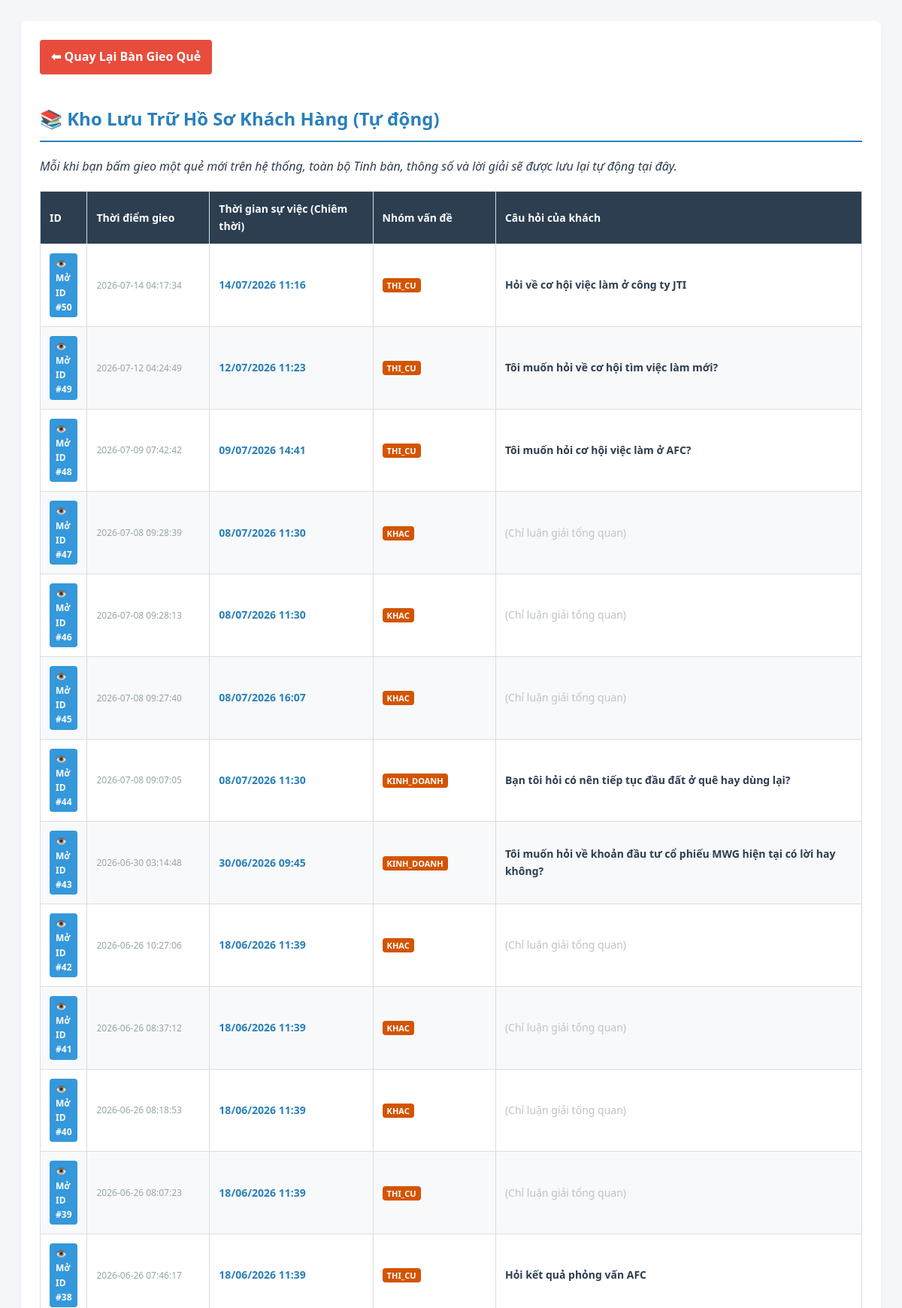
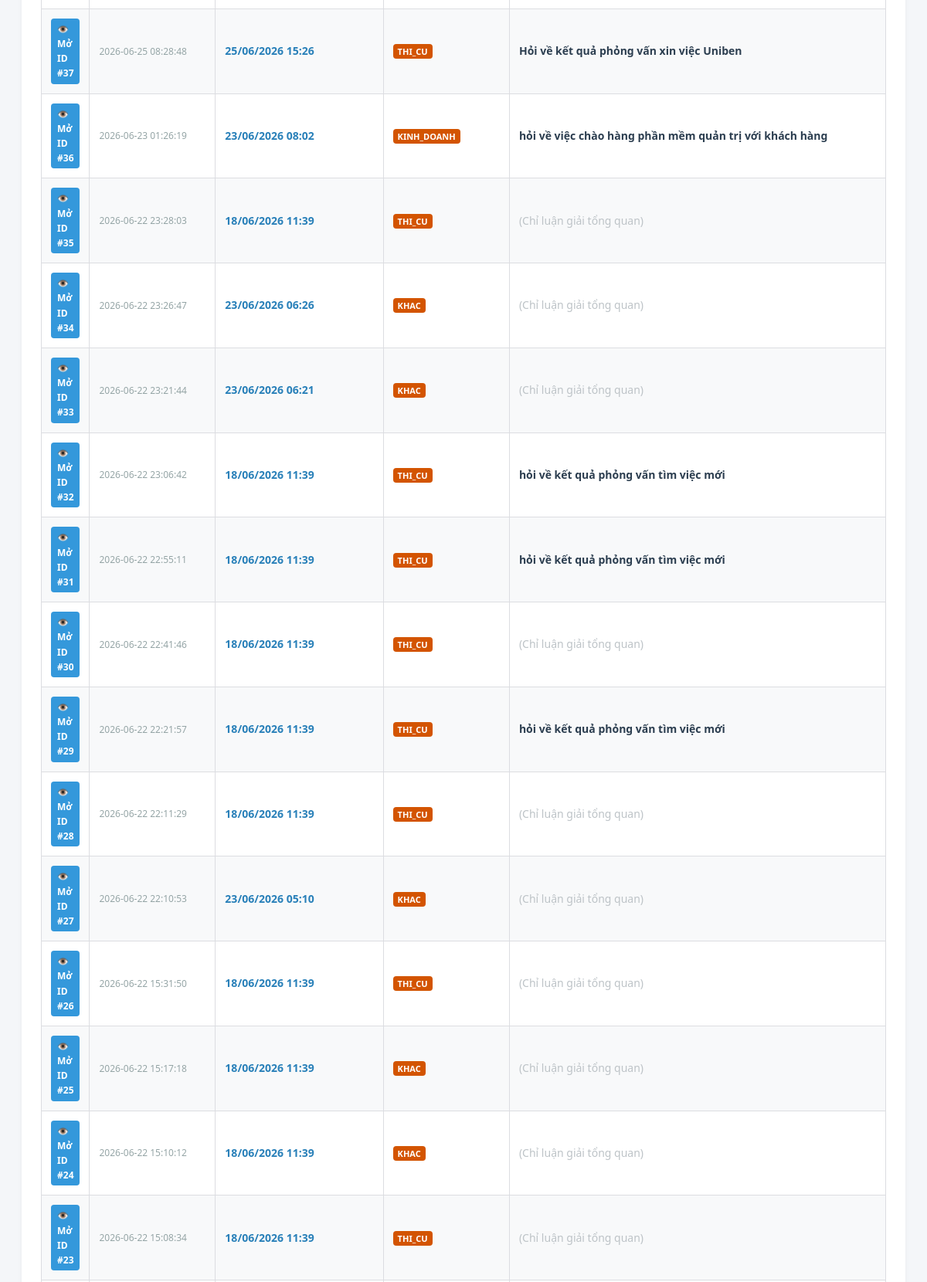
The app's page /history (upper part) with its own data (2 pictures, top to bottom).
### tables this page shows
CREATE TABLE history (
                id INTEGER PRIMARY KEY AUTOINCREMENT,
                tao_luc DATETIME DEFAULT CURRENT_TIMESTAMP,
                thoi_gian_que TEXT,
                cau_hoi TEXT,
                nhom_van_de TEXT,
                tinh_ban_json TEXT
            );

### app.py (the view)
@app.route('/history')
def history():
    try:
        with sqlite3.connect('lucnham_history.db') as conn:
            conn.row_factory = sqlite3.Row
            c = conn.cursor()
            c.execute('SELECT * FROM history ORDER BY id DESC')
            records = c.fetchall()
        return render_template('history.html', records=records)
    except Exception as e:
        return f"Lỗi truy xuất dữ liệu: {e}"

### templates/history.html (shortened to what this page needs)
<!DOCTYPE html>
<html lang="vi">
<head>
</head>
<body>
    <div class="container">
        <a href="/" class="btn-back">⬅ Quay Lại Bàn Gieo Quẻ</a>
        <h2>📚 Kho Lưu Trữ Hồ Sơ Khách Hàng (Tự động)</h2>
        <p><i>Mỗi khi bạn bấm gieo một quẻ mới trên hệ thống, toàn bộ Tinh bàn, thông số và lời giải sẽ được lưu lại tự động tại đây.</i></p>
        <table>
            <thead>
                <tr>
                    <th style="width: 5%;">ID</th>
                    <th style="width: 15%;">Thời điểm gieo</th>
                    <th style="width: 20%;">Thời gian sự việc (Chiêm thời)</th>
                    <th style="width: 15%;">Nhóm vấn đề</th>
                    <th style="width: 45%;">Câu hỏi của khách</th>
                </tr>
            </thead>
            <tbody>
                {% for r in records %}
                <tr>
                    <td>
                        <a href="/view/{{ r.id }}" style="display: inline-block; padding: 4px 8px; background: #3498db; color: white; border-radius: 4px; text-decoration: none; font-weight: bold; font-size: 12px; transition: 0.2s;" onmouseover="this.style.background='#2980b9'" onmouseout="this.style.background='#3498db'">
                            👁️ Mở ID #{{ r.id }}
                        </a>
                    </td>
                    <td style="font-size: 12px; color: #95a5a6;">{{ r.tao_luc }}</td>
                    <td style="font-weight: bold; color: #2980b9;">{{ r.thoi_gian_que }}</td>
                    <td><span class="tag-nhom">{{ r.nhom_van_de | upper }}</span></td>
                    <td style="font-weight: bold;">{{ r.cau_hoi if r.cau_hoi else '<span style="color:#bdc3c7; font-weight:normal;">(Chỉ luận giải tổng quan)</span>'|safe }}</td>
                </tr>
                {% else %}
                <tr>
                    <td colspan="5" style="text-align: center; padding: 30px; color: #7f8c8d;">Chưa có dữ liệu quẻ nào được lưu trữ. Hãy ra ngoài gieo một quẻ đầu tiên!</td>
                </tr>
                {% endfor %}
            </tbody>
        </table>
    </div>
</body>
</html>

### templates/history.html (style rules this page uses)
body { font-family: 'Segoe UI', Tahoma, Geneva, Verdana, sans-serif; background-color: #f4f6f9; color: #2c3e50; padding: 20px; line-height: 1.6; }
.container { max-width: 1100px; margin: 0 auto; background: white; padding: 25px; border-radius: 8px; box-shadow: 0 4px 6px rgba(0,0,0,0.05); }
h2 { border-bottom: 2px solid #2980b9; padding-bottom: 10px; color: #2980b9; }
table { width: 100%; border-collapse: collapse; margin-top: 20px; font-size: 14px; }
th, td { border: 1px solid #dcdde1; padding: 12px; text-align: left; }
th { background-color: #2c3e50; color: white; font-weight: bold; }
tr:nth-child(even) { background-color: #f8f9fa; }
.btn-back { display: inline-block; padding: 10px 15px; background: #e74c3c; color: white; text-decoration: none; border-radius: 4px; margin-bottom: 20px; font-weight: bold; }
.tag-nhom { background: #d35400; color: #fff; padding: 2px 6px; border-radius: 4px; font-size: 11px; font-weight: bold; }

### records on screen
history: id "50", tao_luc "2026-07-14 04:17:34", thoi_gian_que "14/07/2026 11:16", nhom_van_de "THI_CU", cau_hoi "Hỏi về cơ hội việc làm ở công ty JTI"
history: id "49", tao_luc "2026-07-12 04:24:49", thoi_gian_que "12/07/2026 11:23", nhom_van_de "THI_CU", cau_hoi "Tôi muốn hỏi về cơ hội tìm việc làm mới?"
history: id "48", tao_luc "2026-07-09 07:42:42", thoi_gian_que "09/07/2026 14:41", nhom_van_de "THI_CU", cau_hoi "Tôi muốn hỏi cơ hội việc làm ở AFC?"
history: id "47", tao_luc "2026-07-08 09:28:39", thoi_gian_que "08/07/2026 11:30", nhom_van_de "KHAC", cau_hoi "(Chỉ luận giải tổng quan)"
history: id "46", tao_luc "2026-07-08 09:28:13", thoi_gian_que "08/07/2026 11:30", nhom_van_de "KHAC", cau_hoi "(Chỉ luận giải tổng quan)"
history: id "45", tao_luc "2026-07-08 09:27:40", thoi_gian_que "08/07/2026 16:07", nhom_van_de "KHAC", cau_hoi "(Chỉ luận giải tổng quan)"
history: id "44", tao_luc "2026-07-08 09:07:05", thoi_gian_que "08/07/2026 11:30", nhom_van_de "KINH_DOANH", cau_hoi "Bạn tôi hỏi có nên tiếp tục đầu đất ở quê hay dùng lại?"
history: id "43", tao_luc "2026-06-30 03:14:48", thoi_gian_que "30/06/2026 09:45", nhom_van_de "KINH_DOANH", cau_hoi "Tôi muốn hỏi về khoản đầu tư cổ phiếu MWG hiện tại có lời hay không?"
history: id "42", tao_luc "2026-06-26 10:27:06", thoi_gian_que "18/06/2026 11:39", nhom_van_de "KHAC", cau_hoi "(Chỉ luận giải tổng quan)"
history: id "41", tao_luc "2026-06-26 08:37:12", thoi_gian_que "18/06/2026 11:39", nhom_van_de "KHAC", cau_hoi "(Chỉ luận giải tổng quan)"
history: id "40", tao_luc "2026-06-26 08:18:53", thoi_gian_que "18/06/2026 11:39", nhom_van_de "KHAC", cau_hoi "(Chỉ luận giải tổng quan)"
history: id "39", tao_luc "2026-06-26 08:07:23", thoi_gian_que "18/06/2026 11:39", nhom_van_de "THI_CU", cau_hoi "(Chỉ luận giải tổng quan)"
history: id "38", tao_luc "2026-06-26 07:46:17", thoi_gian_que "18/06/2026 11:39", nhom_van_de "THI_CU", cau_hoi "Hỏi kết quả phỏng vấn AFC"
history: id "37", tao_luc "2026-06-25 08:28:48", thoi_gian_que "25/06/2026 15:26", nhom_van_de "THI_CU", cau_hoi "Hỏi về kết quả phỏng vấn xin việc Uniben"
history: id "36", tao_luc "2026-06-23 01:26:19", thoi_gian_que "23/06/2026 08:02", nhom_van_de "KINH_DOANH", cau_hoi "hỏi về việc chào hàng phần mềm quản trị với khách hàng"
history: id "35", tao_luc "2026-06-22 23:28:03", thoi_gian_que "18/06/2026 11:39", nhom_van_de "THI_CU", cau_hoi "(Chỉ luận giải tổng quan)"
history: id "34", tao_luc "2026-06-22 23:26:47", thoi_gian_que "23/06/2026 06:26", nhom_van_de "KHAC", cau_hoi "(Chỉ luận giải tổng quan)"
history: id "33", tao_luc "2026-06-22 23:21:44", thoi_gian_que "23/06/2026 06:21", nhom_van_de "KHAC", cau_hoi "(Chỉ luận giải tổng quan)"
history: id "32", tao_luc "2026-06-22 23:06:42", thoi_gian_que "18/06/2026 11:39", nhom_van_de "THI_CU", cau_hoi "hỏi về kết quả phỏng vấn tìm việc mới"
history: id "31", tao_luc "2026-06-22 22:55:11", thoi_gian_que "18/06/2026 11:39", nhom_van_de "THI_CU", cau_hoi "hỏi về kết quả phỏng vấn tìm việc mới"
history: id "30", tao_luc "2026-06-22 22:41:46", thoi_gian_que "18/06/2026 11:39", nhom_van_de "THI_CU", cau_hoi "(Chỉ luận giải tổng quan)"
history: id "29", tao_luc "2026-06-22 22:21:57", thoi_gian_que "18/06/2026 11:39", nhom_van_de "THI_CU", cau_hoi "hỏi về kết quả phỏng vấn tìm việc mới"
history: id "28", tao_luc "2026-06-22 22:11:29", thoi_gian_que "18/06/2026 11:39", nhom_van_de "THI_CU", cau_hoi "(Chỉ luận giải tổng quan)"
history: id "27", tao_luc "2026-06-22 22:10:53", thoi_gian_que "23/06/2026 05:10", nhom_van_de "KHAC", cau_hoi "(Chỉ luận giải tổng quan)"
history: id "26", tao_luc "2026-06-22 15:31:50", thoi_gian_que "18/06/2026 11:39", nhom_van_de "THI_CU", cau_hoi "(Chỉ luận giải tổng quan)"
history: id "25", tao_luc "2026-06-22 15:17:18", thoi_gian_que "18/06/2026 11:39", nhom_van_de "KHAC", cau_hoi "(Chỉ luận giải tổng quan)"
history: id "24", tao_luc "2026-06-22 15:10:12", thoi_gian_que "18/06/2026 11:39", nhom_van_de "KHAC", cau_hoi "(Chỉ luận giải tổng quan)"
history: id "23", tao_luc "2026-06-22 15:08:34", thoi_gian_que "18/06/2026 11:39", nhom_van_de "THI_CU", cau_hoi "(Chỉ luận giải tổng quan)"
